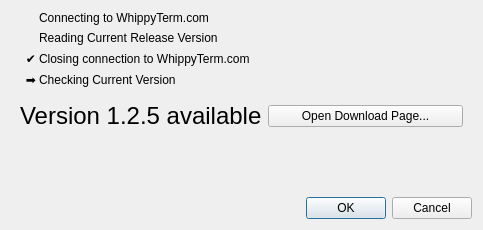
<?xml version="1.0" encoding="UTF-8"?>
<ui version="4.0">
 <class>Form_NewVersionCheck</class>
 <widget class="QDialog" name="Form_NewVersionCheck">
  <property name="geometry">
   <rect>
    <x>0</x>
    <y>0</y>
    <width>483</width>
    <height>230</height>
   </rect>
  </property>
  <property name="windowTitle">
   <string>Version Check</string>
  </property>
  <layout class="QVBoxLayout" name="verticalLayout">
   <item>
    <widget class="QWidget" name="widget" native="true">
     <layout class="QFormLayout" name="formLayout">
      <property name="horizontalSpacing">
       <number>3</number>
      </property>
      <property name="leftMargin">
       <number>0</number>
      </property>
      <property name="topMargin">
       <number>0</number>
      </property>
      <property name="rightMargin">
       <number>0</number>
      </property>
      <property name="bottomMargin">
       <number>0</number>
      </property>
      <item row="0" column="0">
       <widget class="QLabel" name="Connect_label">
        <property name="minimumSize">
         <size>
          <width>25</width>
          <height>0</height>
         </size>
        </property>
        <property name="text">
         <string/>
        </property>
        <property name="alignment">
         <set>Qt::AlignRight|Qt::AlignTrailing|Qt::AlignVCenter</set>
        </property>
       </widget>
      </item>
      <item row="0" column="1">
       <widget class="QLabel" name="label">
        <property name="text">
         <string>Connecting to WhippyTerm.com</string>
        </property>
       </widget>
      </item>
      <item row="1" column="0">
       <widget class="QLabel" name="Read_label">
        <property name="minimumSize">
         <size>
          <width>25</width>
          <height>0</height>
         </size>
        </property>
        <property name="text">
         <string/>
        </property>
        <property name="alignment">
         <set>Qt::AlignRight|Qt::AlignTrailing|Qt::AlignVCenter</set>
        </property>
       </widget>
      </item>
      <item row="1" column="1">
       <widget class="QLabel" name="label_2">
        <property name="text">
         <string>Reading Current Release Version</string>
        </property>
       </widget>
      </item>
      <item row="2" column="0">
       <widget class="QLabel" name="Closing_label">
        <property name="minimumSize">
         <size>
          <width>25</width>
          <height>0</height>
         </size>
        </property>
        <property name="text">
         <string>✔</string>
        </property>
        <property name="alignment">
         <set>Qt::AlignRight|Qt::AlignTrailing|Qt::AlignVCenter</set>
        </property>
       </widget>
      </item>
      <item row="2" column="1">
       <widget class="QLabel" name="label_4">
        <property name="text">
         <string>Closing connection to WhippyTerm.com</string>
        </property>
       </widget>
      </item>
      <item row="3" column="0">
       <widget class="QLabel" name="Checking_label">
        <property name="minimumSize">
         <size>
          <width>25</width>
          <height>0</height>
         </size>
        </property>
        <property name="maximumSize">
         <size>
          <width>16777215</width>
          <height>16777215</height>
         </size>
        </property>
        <property name="text">
         <string>➡</string>
        </property>
        <property name="alignment">
         <set>Qt::AlignRight|Qt::AlignTrailing|Qt::AlignVCenter</set>
        </property>
       </widget>
      </item>
      <item row="3" column="1">
       <widget class="QLabel" name="label_3">
        <property name="text">
         <string>Checking Current Version</string>
        </property>
       </widget>
      </item>
     </layout>
    </widget>
   </item>
   <item>
    <widget class="QWidget" name="NewVersionAvailable_widget" native="true">
     <layout class="QHBoxLayout" name="horizontalLayout">
      <item>
       <widget class="QLabel" name="Result_label">
        <property name="font">
         <font>
          <pointsize>18</pointsize>
         </font>
        </property>
        <property name="text">
         <string>Version 1.2.5 available</string>
        </property>
       </widget>
      </item>
      <item>
       <widget class="QPushButton" name="OpenWebPage_pushButton">
        <property name="text">
         <string>Open Download Page...</string>
        </property>
       </widget>
      </item>
     </layout>
    </widget>
   </item>
   <item>
    <spacer name="verticalSpacer">
     <property name="orientation">
      <enum>Qt::Vertical</enum>
     </property>
     <property name="sizeHint" stdset="0">
      <size>
       <width>20</width>
       <height>40</height>
      </size>
     </property>
    </spacer>
   </item>
   <item>
    <widget class="QDialogButtonBox" name="buttonBox">
     <property name="orientation">
      <enum>Qt::Horizontal</enum>
     </property>
     <property name="standardButtons">
      <set>QDialogButtonBox::Cancel|QDialogButtonBox::Ok</set>
     </property>
    </widget>
   </item>
  </layout>
 </widget>
 <resources/>
 <connections>
  <connection>
   <sender>buttonBox</sender>
   <signal>accepted()</signal>
   <receiver>Form_NewVersionCheck</receiver>
   <slot>accept()</slot>
   <hints>
    <hint type="sourcelabel">
     <x>248</x>
     <y>254</y>
    </hint>
    <hint type="destinationlabel">
     <x>157</x>
     <y>274</y>
    </hint>
   </hints>
  </connection>
  <connection>
   <sender>buttonBox</sender>
   <signal>rejected()</signal>
   <receiver>Form_NewVersionCheck</receiver>
   <slot>reject()</slot>
   <hints>
    <hint type="sourcelabel">
     <x>316</x>
     <y>260</y>
    </hint>
    <hint type="destinationlabel">
     <x>286</x>
     <y>274</y>
    </hint>
   </hints>
  </connection>
 </connections>
</ui>
